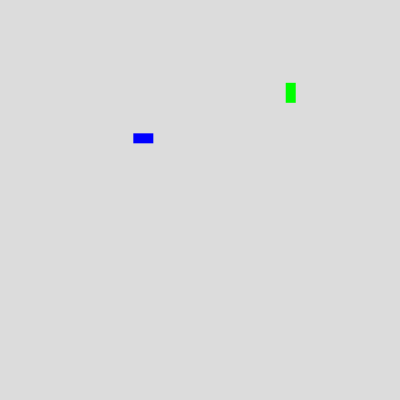
Frame 1 (no input)
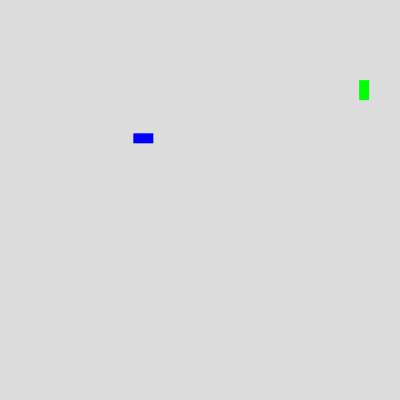
Frame 60 (no input)
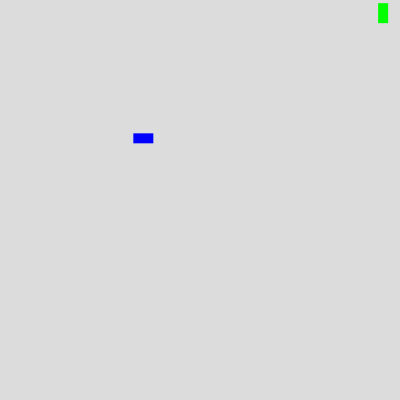
Frame 120 (the mouse pressed at the canvas centre since frame 60)

The p5.js sketch that drew these frames (run headless with seeded random() and noise() and a simulated clock; from frame 60 on, the mouse is pressed at the canvas centre):

// p5.js sketch
// ── sketch.js
function setup() {
  createCanvas(400, 400);
}

function draw() {
  background(220);
  pintarRectanguloVerde(random(width),random(height));

  fill(0, 0, 255);
  noStroke();
  rect(width / 3, height / 3, 20, 10);
}

function pintarVerde() {
  noStroke();
  fill(0, 255, 0);
}

function pintarRectanguloVerde(x, y) {
  pintarVerde();
  rect(x, y, 10, 20);
}
